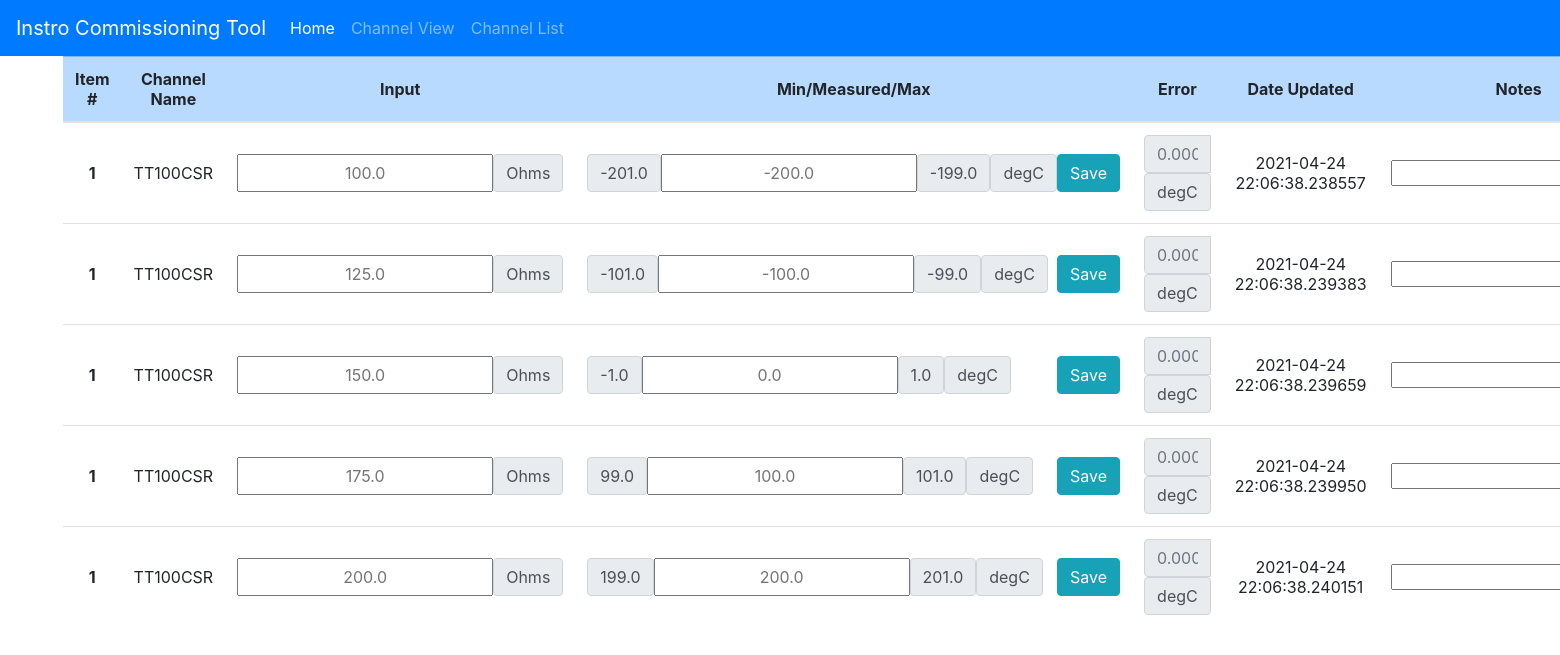
Page /channel_list on the committed database.
### app/models.py (models this page shows, shortened)
class Channel(db.Model):
	id = db.Column(db.Integer, primary_key=True)
	name = db.Column(db.String(32))
	meas_type = db.Column(db.Integer) # 0 = RTD, 1 = Pressure, 2 = Frequency, etc...
	meas_range_min = db.Column(db.Float(16))
	meas_range_max = db.Column(db.Float(16))
	meas_eu = db.Column(db.Integer) # 0 = degC, 1 = Hz, 2 = lbf, etc...
	full_scale = db.Column(db.Float(16))
	tolerance = db.Column(db.Float(8))
	tolerance_type = db.Column(db.Integer) # 0 = Units, 1 = %FS, 2 = %RDG, 3 = Custom, etc...
	input_range_min = db.Column(db.Float(16))
	input_range_max = db.Column(db.Float(16))
	input_eu = db.Column(db.Integer) # 0 = degC, 1 = Hz, 2 = lbf, etc...
	test_points = db.relationship('TestPoint', backref='channel', lazy='dynamic')
	def all_test_points(self):
		return TestPoint.query.filter_by(channel_id=self.id).all()

class TestPoint(db.Model):
	id = db.Column(db.Integer, primary_key=True)
	channel_id = db.Column(db.Integer, db.ForeignKey('channel.id'))
	input_val = db.Column(db.Float(16))
	input_val_nom = db.Column(db.Float(16))
	meas_val = db.Column(db.Float(16))
	meas_val_nom = db.Column(db.Float(16))
	pf = db.Column(db.Integer) # 0 = Untested, 1 = Pass, 2 = Fail
	date = db.Column(db.DateTime, default=datetime.utcnow)
	notes = db.Column(db.String(128))
	def get_channel(self):
		return Channel.query.filter_by(id=self.channel_id).first()
	def calc_tolerance(self):
		ch = self.get_channel()
		tolerance = ch.tolerance
		adj_tolerance = tolerance / 100
		tol_type = ch.tolerance_type
		if tol_type == 1:
			return tolerance
		elif tol_type == 2:
			return ch.full_scale * adj_tolerance
		elif tol_type == 3:
			return self.meas_val_nom * adj_tolerance
	""" def calc_pf(self):
		if abs(self.calc_error()) > self.calc_tolerance():
			self.pf = 0
			return 'Fail'
		else:
			self.pf == 1
			return 'Pass' """
	def low_limit(self):
		return self.meas_val_nom - self.calc_tolerance()
	def high_limit(self):
		return self.meas_val_nom + self.calc_tolerance()

### app/main/routes.py (the view)
@bp.route('/channel_list', methods=['GET', 'POST'])
def channel_list():
    channel_list = Channel.query.all()
    channel_group_form = ChannelGroupForm()
    testpoint_item_list = []
    for channel in channel_list:
        testpoint_list = channel.all_test_points()
        channel_form = ChannelForm()
        for testpoint in testpoint_list:
            testpoint_form = TestPointForm()
            testpoint_form.meas_val = testpoint.meas_val
            testpoint_form.input_val = testpoint.input_val
            testpoint_form.notes = testpoint.notes
            channel_form.testpoints.append_entry(testpoint_form)
            testpoint_item = TestPointItem(
                id=channel.id,
                name=channel.name,
                input_val=testpoint.input_val,
                input_val_nom=testpoint.input_val_nom,
                testpoint_form=testpoint_form,
                input_eu=channel.input_eu,
                low_limit=testpoint.low_limit(),
                meas_val_nom=testpoint.meas_val_nom,
                meas_val=testpoint.meas_val,
                high_limit=testpoint.high_limit(),
                meas_eu=channel.meas_eu,
                date=testpoint.date
            )
            testpoint_item_list.append(testpoint_item)
        channel_group_form.channels.append_entry(channel_form)
    return render_template('channel_list.html', title='Channel List', channel_group_form=channel_group_form, units_dict=ENG_UNITS,
                            testpoint_item_list=testpoint_item_list, channel_form=channel_form)

### app/main/forms.py
class ChannelGroupForm(FlaskForm):
    channels = FieldList(FormField(ChannelForm))

class ChannelForm(FlaskForm):
    testpoints = FieldList(FormField(TestPointForm))

### app/templates/channel_list.html (shortened to what this page needs)
{% extends "base.html" %}
{% import 'bootstrap/form.html' as wtf %}
{% block app_content %}
    <div class="container-fluid">
        <form action="" method="POST" name="channel_group_form">
            <table class="table table-hover align-middle">
                <thead>
                    <tr class="table-primary text-center align-middle">
                        <th class="align-middle" style="width: 5%">Item #</th>
                        <th class="align-middle" style="width: 10%">Channel Name</th>
                        <th class="align-middle" style="width: 5%">Input</th>
                        <th class="align-middle" style="width: 22.5%">Min/Measured/Max</th>
                        <th class="align-middle" style="width: 15%">Error</th>
                        <th class="align-middle" style="width: 10%">Date Updated</th>
                        <th class="align-middle" style="width: 15%">Notes</th>
                    </tr>
                </thead>
                <tbody>
                    {% for testpoint_item, channel in zip(testpoint_item_list,channel_form.testpoints) %}
                        {% include '_testpoint.html' %}
                    {% endfor %}
                </tbody>
            </table>
        </form>
    </div>
{% endblock %}

### app/templates/base.html (shortened to what this page needs)
{% block head %}
    {% block styles %}
        {{ bootstrap.load_css() }}
    {% endblock %}
{% endblock %}
{% block navbar %}
    <nav class="navbar navbar-expand-lg navbar-dark bg-primary">
        <a class="navbar-brand" href="{{ url_for('main.index') }}">Instro Commissioning Tool</a>
        <div class="collapse navbar-collapse" id="navbarColor01">
            <ul class="navbar-nav mr-auto">
                <li class="nav-item active">
                    <a class="nav-link" href="{{ url_for('main.index') }}">Home
                    </a>
                </li>
                <li class="nav-item">
                    <a class="nav-link" href="{{ url_for('main.channel_view') }}">Channel View</a>
                </li>
                <li class="nav-item">
                    <a class="nav-link" href="{{ url_for('main.channel_list') }}">Channel List</a>
                </li>
            </ul>
        </div>
    </nav>
{% endblock %}
{% block content %}
    <div class="container-xxl" style="margin-left: 48px;margin-right: 48px;">
        {% block app_content %}{% endblock %}
    </div>
{% endblock %}

### app/templates/_testpoint.html (shortened to what this page needs)
<tr class="text-center">
    <th scope="row" class="align-middle">{{ testpoint_item.id }}</th>
    <td class="align-middle">{{ testpoint_item.name }}</td>
    <td class="align-middle">
        <div class="row">
            <div class="col-md-12">
                <div class="input-group">
                    {{ channel.input_val(placeholder=testpoint_item.input_val_nom) }}
                    <span class="input-group-text">{{ units_dict[testpoint_item.input_eu] }}</span>
                </div>
            </div>
        </div>
    </td>
    <td class="align-middle">
        <div class="row">
            <div class="col-md-12">
                <div class="input-group">
                    <div class="input-group">
                        <span class="input-group-text">{{ testpoint_item.low_limit }}</span>
                        {{ channel.meas_val(placeholder=testpoint_item.meas_val_nom) }}
                        <span class="input-group-text">{{ testpoint_item.high_limit }}</span>
                        <span class="input-group-text">{{ units_dict[testpoint_item.meas_eu] }}</span>
                    </div>
                    <button type="button" class="btn btn-info" formaction="{{ url_for('main.save_testpoint') }}">Save</button>
                </div>
            </div>
        </div>
    </td>
    <td class="align-middle">
        <div class="row">
            <div class="col-md-12">
                <div class="input-group align-middle">
                    <input type="text" class="form-control text-center" placeholder="0.000" aria-label="Measured Error" readonly="">
                    <span class="input-group-text">{{ units_dict[testpoint_item.meas_eu] }}</span>
                </div>
            </div>
        </div>
    </td>
    <td class="align-middle">{{ testpoint_item.date }}</td>
    <td class="align-middle">
        {{ channel.notes() }}
    </td>
</tr>

### app/templates/_testpoint.html (style rules this page uses)
input[type="text"] { text-align: center; }
input[type="text"]::placeholder { text-align: center; }
div[class="input-group"] { flex-wrap: nowrap; }

### rows in the picture
Channel: name "TT100CSR" "TT100CSR" "TT100CSR" "TT100CSR" "TT100CSR"
TestPoint: date "2021-04-24 22:06:38.238557"
TestPoint: date "2021-04-24 22:06:38.239383"
TestPoint: date "2021-04-24 22:06:38.239659"
TestPoint: date "2021-04-24 22:06:38.239950"
TestPoint: date "2021-04-24 22:06:38.240151"

### other values in the picture
{{ testpoint_item.id }} "1" "1" "1" "1" "1"
{{ units_dict[testpoint_item.input_eu] }} "Ohms" "Ohms" "Ohms" "Ohms" "Ohms"
{{ testpoint_item.low_limit }} "-201.0" "-101.0" "-1.0" "99.0" "199.0"
{{ testpoint_item.high_limit }} "-199.0" "-99.0" "1.0" "101.0" "201.0"
{{ units_dict[testpoint_item.meas_eu] }} "degC" "degC" "degC" "degC" "degC"
